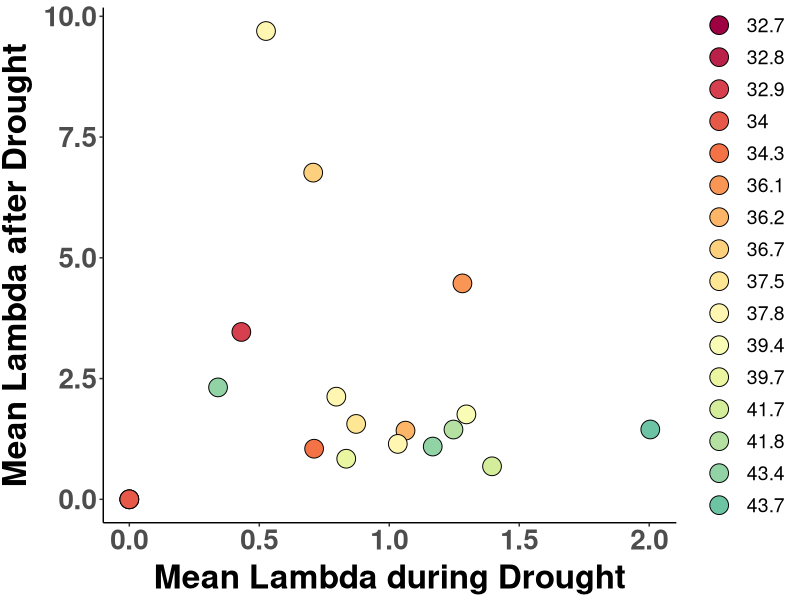
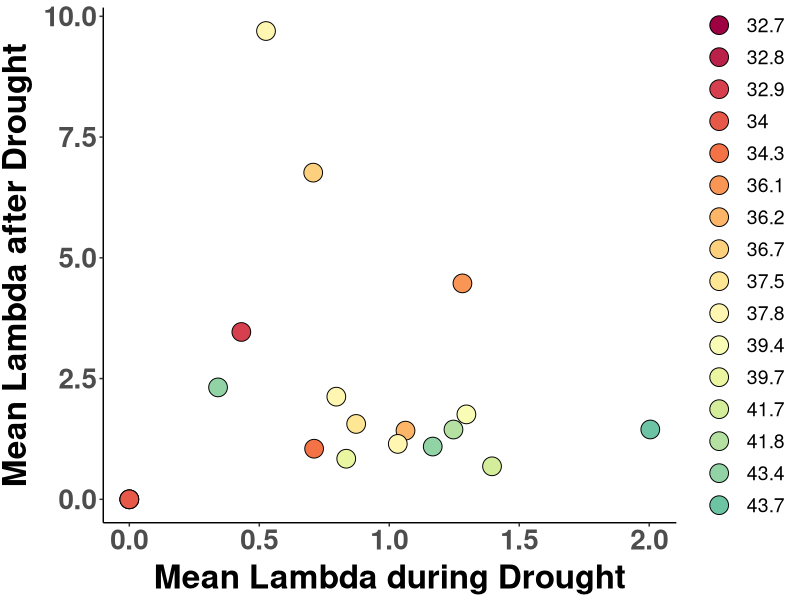

Reproduce these figures in R, in order.
##################################################################################
#### PROJECT: Evolutionary rescue of Mimulus cardinalis populations during extreme drought
#### PURPOSE OF THIS SCRIPT: Correlate lambda decline vs recovery as a quick check for density dependence
#### AUTHOR: Daniel Anstett
#### DATE LAST MODIFIED: 20230815
###################################################################################

#Library install and import
library(tidyverse) 
library(car)
library(RColorBrewer)
library(cowplot)

#Import population metadata
#pop_meta <- read_csv("data/genomic_data/pop_meta_data.csv") %>% dplyr::select(Site, Paper_ID) #just to get translation of pop names <--> numbers
#pop_meta[20,1] <- "Mill Creek" #Fill in missing information
#pop_meta[20,2] <- 12

#Import Demography Data
demog_recovery <- read_csv("data/demography data/siteYear.lambda_responses_2010-2019.csv") %>% 
  filter(Paper_ID!=12) 


###########################################################################################################

# N-S color gradient
lat_cols=colorRampPalette(brewer.pal(11,"Spectral"))
n.sites <- 20
color.list <- lat_cols(n.sites)


cor.test(demog_recovery$mean.lambda.drought, demog_recovery$mean.lambda.recovery, method = 'pearson')

#Plot lambda decline vs lamda recovery
ggplot(demog_recovery, aes(x=mean.lambda.drought, y=mean.lambda.recovery)) + 
  geom_point(aes(fill=as.factor(round(Latitude, 1))),shape=21,size =6)+
  scale_y_continuous(name="Mean Lambda after Drought")+#, limits=c(-0.3,2.5),breaks=seq(0,2.5,0.5))+
  scale_x_continuous(name="Mean Lambda during Drought")+
  #, limits=c(0.2,0.35),breaks=seq(0.1,0.35,0.05))+
  scale_fill_manual(values=color.list) +
  theme_classic() + theme(
    axis.text.x = element_text(size=20, face="bold"),
    axis.text.y = element_text(size=20,face="bold"),
    axis.title.x = element_text(color="black", size=24, vjust = 0.5, face="bold"),
    axis.title.y = element_text(color="black", size=24,vjust = 1.7, face="bold",hjust=0.5),
    legend.title = element_blank(),
    legend.text = element_text(size = 14),  # Increase the size of the legend text
    legend.key.size = unit(2, "lines"),  # Increase the size of the legend dots
    legend.key.height = unit(1.6, "lines") #Reduce hight
  )

ggsave("Graphs/Demography/decline_vs_recovery.pdf",width=8, height = 6, units = "in")

